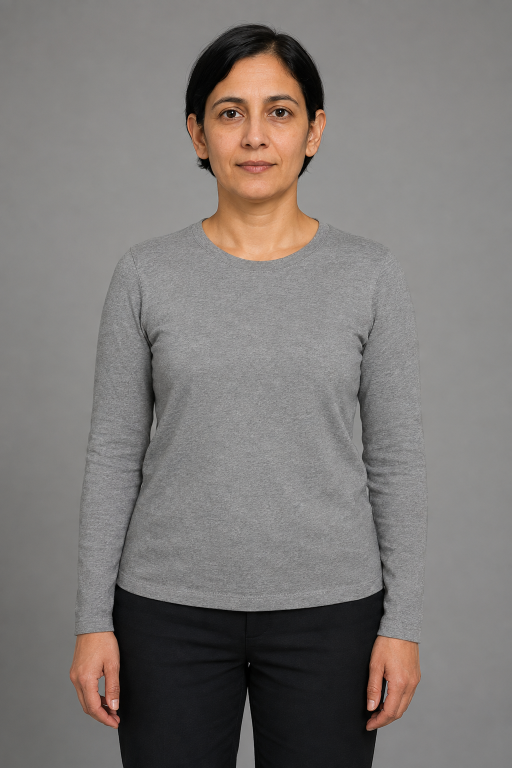
#> input picture experiments/trigger-validation-v1/P04/reference.png, 1024 x 1536 px (shown at 1/2 size)
$ python prepare.py
#> lines starting #> are read from the running program, lines starting #| are printed output that depends on the picture
import json,hashlib
from pathlib import Path
from PIL import Image
R=Path(__file__).resolve().parent; repo=R.parents[1]
def sha(p):return hashlib.sha256(p.read_bytes()).hexdigest()
src=repo/'experiments/trigger-validation-v1/P04/reference.png'
Image.open(src).convert('RGB').resize((512,768),Image.Resampling.LANCZOS).save(R/'reference.png')
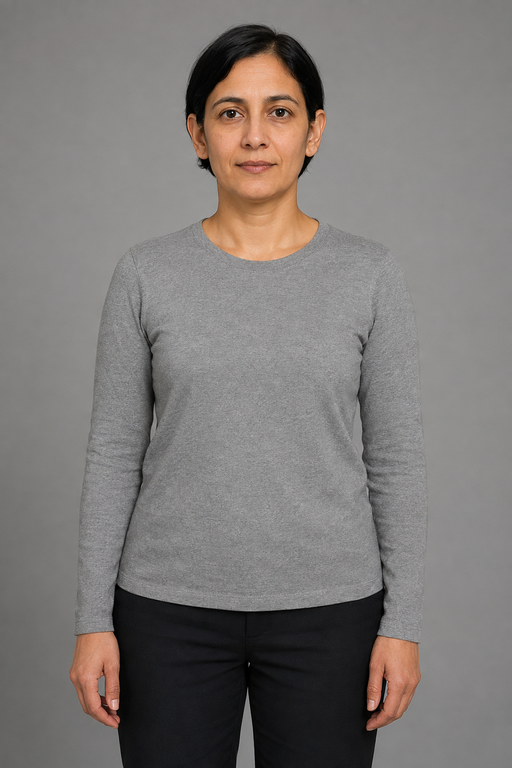
#> saved as reference.png: PIL image 512x768 RGB; mean R, G, B 125.4, 120.7, 118.1
#> (the run stopped early here; a loop or call above may not have finished)
